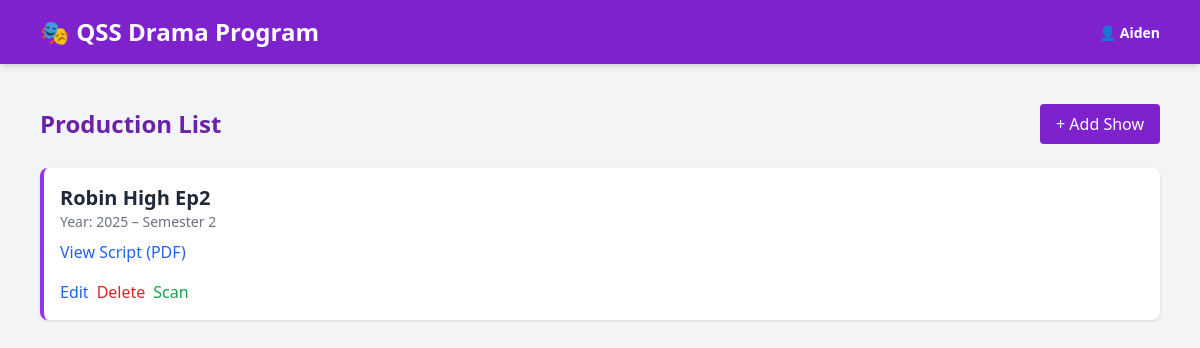
/shows/shows.php (signed in), run on the app's committed database.
### tables this page shows
CREATE TABLE `shows` (
  `id` int(11) NOT NULL,
  `title` varchar(100) NOT NULL,
  `year` int(11) DEFAULT NULL,
  `semester` varchar(20) DEFAULT NULL,
  `notes` text DEFAULT NULL,
  `script_path` varchar(255) DEFAULT NULL
);

### shows/shows.php (the view, shortened to what this page needs)
<?php
include '../header.php';
$stmt = $pdo->query("SELECT * FROM shows ORDER BY year DESC, title ASC");
$shows = $stmt->fetchAll(PDO::FETCH_ASSOC);
?>
<!DOCTYPE html>
<html lang="en">
<head>
  <script src="https://cdn.tailwindcss.com"></script>
</head>
<body class="bg-gray-100 text-gray-800">
  <main class="flex-1 w-full max-w-6xl px-4 py-10 mx-auto">
    <div class="flex justify-between items-center mb-6">
      <h2 class="text-2xl font-semibold text-purple-800">Production List</h2>
      <a href="add_show.php" class="bg-purple-700 hover:bg-purple-600 text-white px-4 py-2 rounded transition">+ Add Show</a>
    </div>
    <?php if (count($shows) === 0): ?>
      <p class="text-gray-600">No shows found. Click "Add Show" to begin.</p>
    <?php else: ?>
      <div class="grid gap-4">
        <?php foreach ($shows as $show): ?>
          <div class="bg-white rounded-lg p-4 shadow border-l-4 border-purple-600">
            <h3 class="text-xl font-bold"><?= htmlspecialchars($show['title']) ?></h3>
            <?php if (!empty($show['year'])): ?>
              <p class="text-sm text-gray-500">Year: <?= htmlspecialchars($show['year']) ?><?= $show['semester'] ? ' – Semester ' . htmlspecialchars($show['semester']) : '' ?></p>
            <?php endif; ?>
            <?php if (!empty($show['script_path'])): ?>
              <p class="mt-2 text-gray-700">
                <a href="<?= htmlspecialchars($show['script_path']) ?>" target="_blank" class="text-blue-600 hover:underline">
                  View Script (PDF)
                </a>
              </p>
            <?php endif; ?>
            <div class="flex gap-2 mt-4">
              <a href="edit_show.php?id=<?= $show['id'] ?>" class="text-blue-600 hover:underline">Edit</a>
              <a href="../backend/shows/delete_show.php?id=<?= $show['id'] ?>" class="text-red-600 hover:underline"
                onclick="return confirm('Are you sure you want to delete this show?');">Delete</a>
              <a href="../backend/scripts/scan_script.php?show_id=<?= $show['id'] ?>"
                 class="text-green-600 hover:underline"
                 onclick="return confirm('Are you sure you want to scan the script? This only functions on SPECIFICALLY FORMATTED SCRIPTS');">
                 Scan
              </a>
            </div>
          </div>
        <?php endforeach; ?>
      </div>
    <?php endif; ?>
  </main>
</body>
</html>

### data on the page
shows: title "Robin High Ep2", year "2025", semester "2"

### other printed values
$_SESSION['username'] "Aiden"
